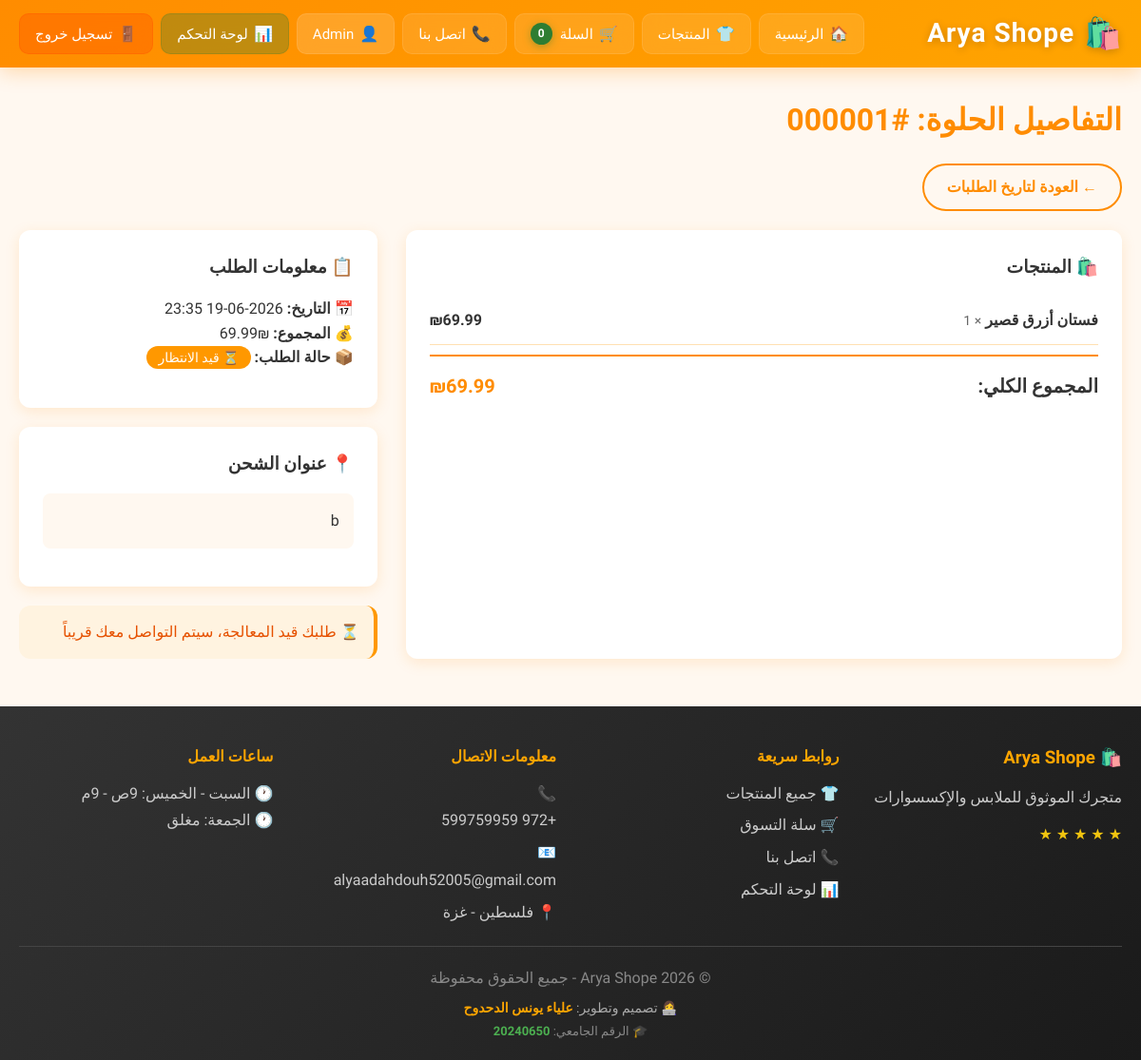
Screenshot of /order_detail.php?id=1 (signed in) with the database file from the repository.
### tables this page shows
CREATE TABLE IF NOT EXISTS `order_items` (
  `order_item_id` int(11) NOT NULL AUTO_INCREMENT,
  `order_id` int(11) NOT NULL,
  `product_id` int(11) NOT NULL,
  `quantity` int(11) NOT NULL,
  `unit_price` decimal(10,2) NOT NULL,
  PRIMARY KEY (`order_item_id`),
  KEY `order_id` (`order_id`),
  KEY `product_id` (`product_id`)
);

CREATE TABLE IF NOT EXISTS `products` (
  `product_id` int(11) NOT NULL AUTO_INCREMENT,
  `name` varchar(150) NOT NULL,
  `description` text DEFAULT NULL,
  `price` decimal(10,2) NOT NULL,
  `stock_quantity` int(11) DEFAULT 0,
  `image_url` varchar(255) DEFAULT NULL,
  `category_id` int(11) DEFAULT NULL,
  `created_at` timestamp NOT NULL DEFAULT current_timestamp(),
  PRIMARY KEY (`product_id`),
  KEY `category_id` (`category_id`)
);

CREATE TABLE IF NOT EXISTS `orders` (
  `order_id` int(11) NOT NULL AUTO_INCREMENT,
  `user_id` int(11) NOT NULL,
  `order_date` timestamp NOT NULL DEFAULT current_timestamp(),
  `total_amount` decimal(10,2) NOT NULL,
  `status` enum('pending','paid','shipped','delivered','cancelled') DEFAULT 'pending',
  `shipping_address` text NOT NULL,
  PRIMARY KEY (`order_id`),
  KEY `user_id` (`user_id`)
);

### order_detail.php (the view, shortened to what this page needs)
<?php
require_once 'includes/config.php';
$order_id = isset($_GET['id']) ? (int) $_GET['id'] : 0;
$user_id = (int) $_SESSION['user_id'];
try {
    $stmt = $pdo->prepare("SELECT * FROM orders WHERE order_id = ? AND user_id = ?");
    $stmt->execute([$order_id, $user_id]);
    $order = $stmt->fetch();
    $stmt = $pdo->prepare("
        SELECT oi.*, p.name, p.image_url
        FROM order_items oi
        JOIN products p ON oi.product_id = p.product_id
        WHERE oi.order_id = ?
    ");
    $stmt->execute([$order_id]);
    $items = $stmt->fetchAll();
} catch (PDOException $e) {
    header('Location: order_history.php');
    exit;
}
require_once 'includes/header.php';
?>
<main class="container">
    <header>
        <h1 style="color: var(--primary); margin: 30px 0 20px;">التفاصيل الحلوة:
            #<?= str_pad($order_id, 6, '0', STR_PAD_LEFT) ?></h1>
    </header>
    <nav aria-label="العودة">
        <a href="order_history.php" class="btn btn-outline" style="margin-bottom: 20px;">← العودة لتاريخ الطلبات</a>
    </nav>
    <div style="display: grid; grid-template-columns: 2fr 1fr; gap: 30px;">
        <section style="background: white; padding: 25px; border-radius: var(--radius); box-shadow: var(--shadow);">
            <h2 style="font-size: 1.17em; margin-bottom: 15px;">🛍️ المنتجات</h2>
            <?php foreach ($items as $item): ?>
                <div
                    style="display: flex; justify-content: space-between; padding: 12px 0; border-bottom: 1px solid var(--border-color);">
                    <div>
                        <strong><?= htmlspecialchars($item['name']) ?></strong>
                        <span style="color: var(--gray); font-size: 14px;">× <?= (int) $item['quantity'] ?></span>
                    </div>
                    <span style="font-weight: 600;">₪<?= number_format($item['unit_price'] * $item['quantity'], 2) ?></span>
                </div>
            <?php endforeach; ?>
            <footer
                style="display: flex; justify-content: space-between; padding: 15px 0; font-size: 20px; font-weight: 700; border-top: 2px solid var(--primary); margin-top: 10px;">
                <span>المجموع الكلي:</span>
                <span style="color: var(--primary);">₪<?= number_format($order['total_amount'], 2) ?></span>
            </footer>
        </section>
        <aside>
            <section
                style="background: white; padding: 25px; border-radius: var(--radius); box-shadow: var(--shadow); margin-bottom: 20px;">
                <h2 style="font-size: 1.17em; margin-bottom: 15px;">📋 معلومات الطلب</h2>
                <div style="margin: 15px 0;">
                    <p><strong>📅 التاريخ:</strong> <?= date('Y-m-d H:i', strtotime($order['order_date'])) ?></p>
                    <p><strong>💰 المجموع:</strong> ₪<?= number_format($order['total_amount'], 2) ?></p>
                    <p><strong>📦 حالة الطلب:</strong>
                        <?php
                        $status_labels = [
                            'pending' => '⏳ قيد الانتظار',
                            'paid' => '✅ مدفوع',
                            'shipped' => '🚚 تم الشحن',
                            'delivered' => '📦 تم التسليم',
                            'cancelled' => '❌ ملغي'
                        ];
                        $status_colors = [
                            'pending' => '#FF9800',
                            'paid' => '#4CAF50',
                            'shipped' => '#2196F3',
                            'delivered' => '#2E7D32',
                            'cancelled' => '#d32f2f'
                        ];
                        ?>
                        <span
                            style="background: <?= $status_colors[$order['status']] ?? '#999' ?>; color: white; padding: 4px 12px; border-radius: 12px; font-size: 14px;">
                            <?= $status_labels[$order['status']] ?? htmlspecialchars($order['status']) ?>
                        </span>
                    </p>
                </div>
            </section>
            <section style="background: white; padding: 25px; border-radius: var(--radius); box-shadow: var(--shadow);">
                <h2 style="font-size: 1.17em; margin-bottom: 15px;">📍 عنوان الشحن</h2>
                <div style="margin: 15px 0; padding: 15px; background: var(--primary-bg); border-radius: 8px;">
                    <p style="line-height: 1.8;"><?= nl2br(htmlspecialchars($order['shipping_address'])) ?></p>
                </div>
            </section>
            <?php if ($order['status'] == 'pending'): ?>
                <aside
                    style="background: #fff3e0; padding: 15px; border-radius: var(--radius); margin-top: 20px; border-right: 4px solid #FF9800;">
                    <p style="color: #e65100;">⏳ طلبك قيد المعالجة، سيتم التواصل معك قريباً</p>
                </aside>
            <?php endif; ?>
        </aside>
    </div>
</main>
<?php require_once 'includes/footer.php'; ?>

### assets/css/style.css (style rules this page uses)
* { margin: 0; padding: 0; box-sizing: border-box; }
:root { --primary: #FF8C00; --primary-light: #FFA500; --primary-lighter: #FFB74D; --primary-bg: #FFF8F0; --secondary: #2E7D32; --secondary-light: #4CAF50; --dark: #333333; --gray: #666666; --light-gray: #f5f5f5; --border-color: #FFE0B2; --shadow: 0 4px 15px rgba(255, 140, 0, 0.15); --radius: 12px; --transition: all 0.3s ease; }
body { font-family: 'Tajawal', 'Segoe UI', sans-serif; background-color: var(--primary-bg); color: var(--dark); line-height: 1.6; direction: rtl; }
.container { max-width: 1200px; margin: 0 auto; padding: 0 20px; }
a { text-decoration: none; color: var(--dark); transition: var(--transition); }
main > header { background: transparent; box-shadow: none; position: static; padding: 0; margin-bottom: 20px; }
main > header h1 { color: var(--primary); }
.btn { display: inline-block; padding: 10px 24px; border: none; border-radius: 25px; font-size: 16px; font-weight: 600; cursor: pointer; transition: var(--transition); font-family: 'Tajawal', sans-serif; text-align: center; }
.btn-outline { background: transparent; border: 2px solid var(--primary); color: var(--primary); }

### rows the page displays
order_items: product.name "فستان أزرق قصير", quantity "1", $item['unit_price']*$item['quantity'] "69.99"
orders: total_amount "69.99", order_date "2026-06-19 23:35", status "⏳ قيد الانتظار", shipping_address "b"

### other values shown
$result['total'] "0"
$_SESSION['full_name'] "Admin"
str_pad($order_id, 6, '0', STR_PAD_LEFT) "000001"
